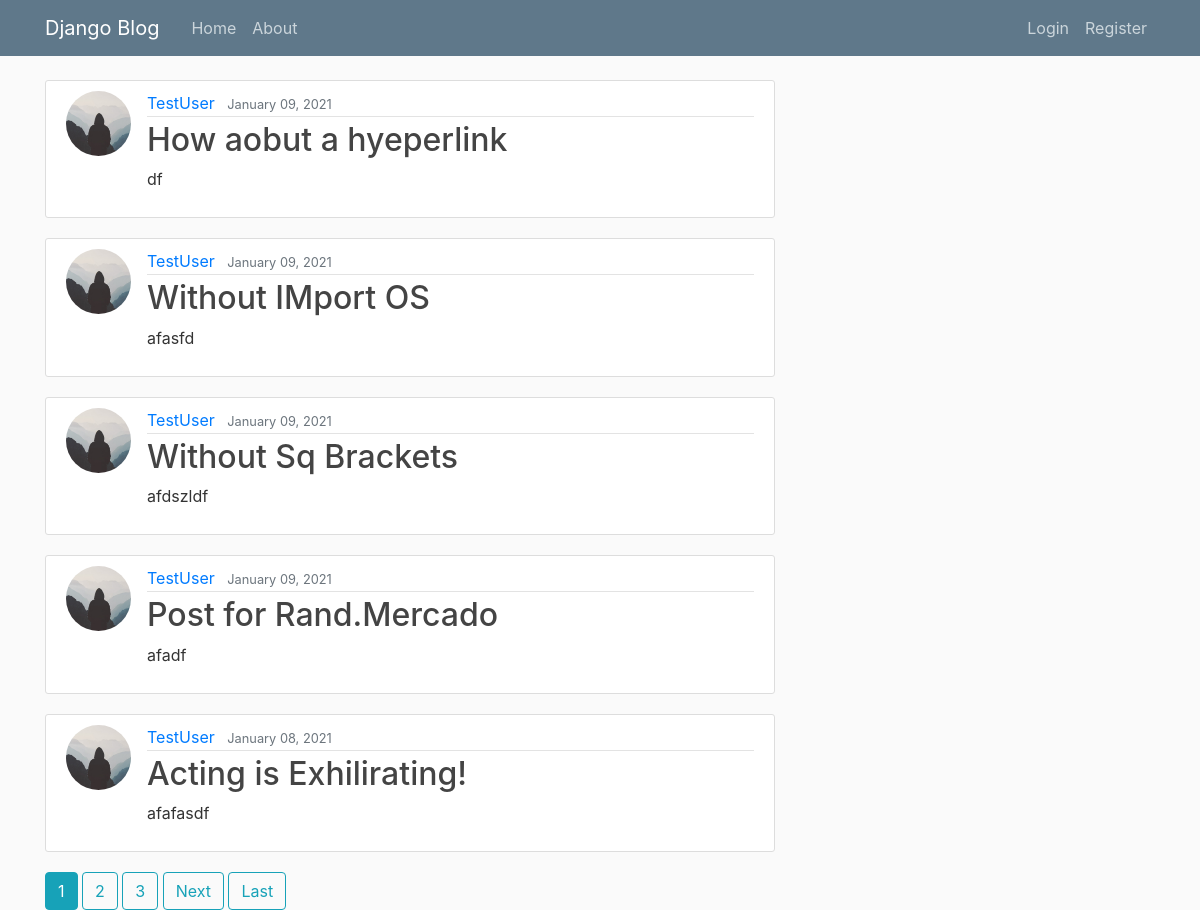
Before: / with the older database file.
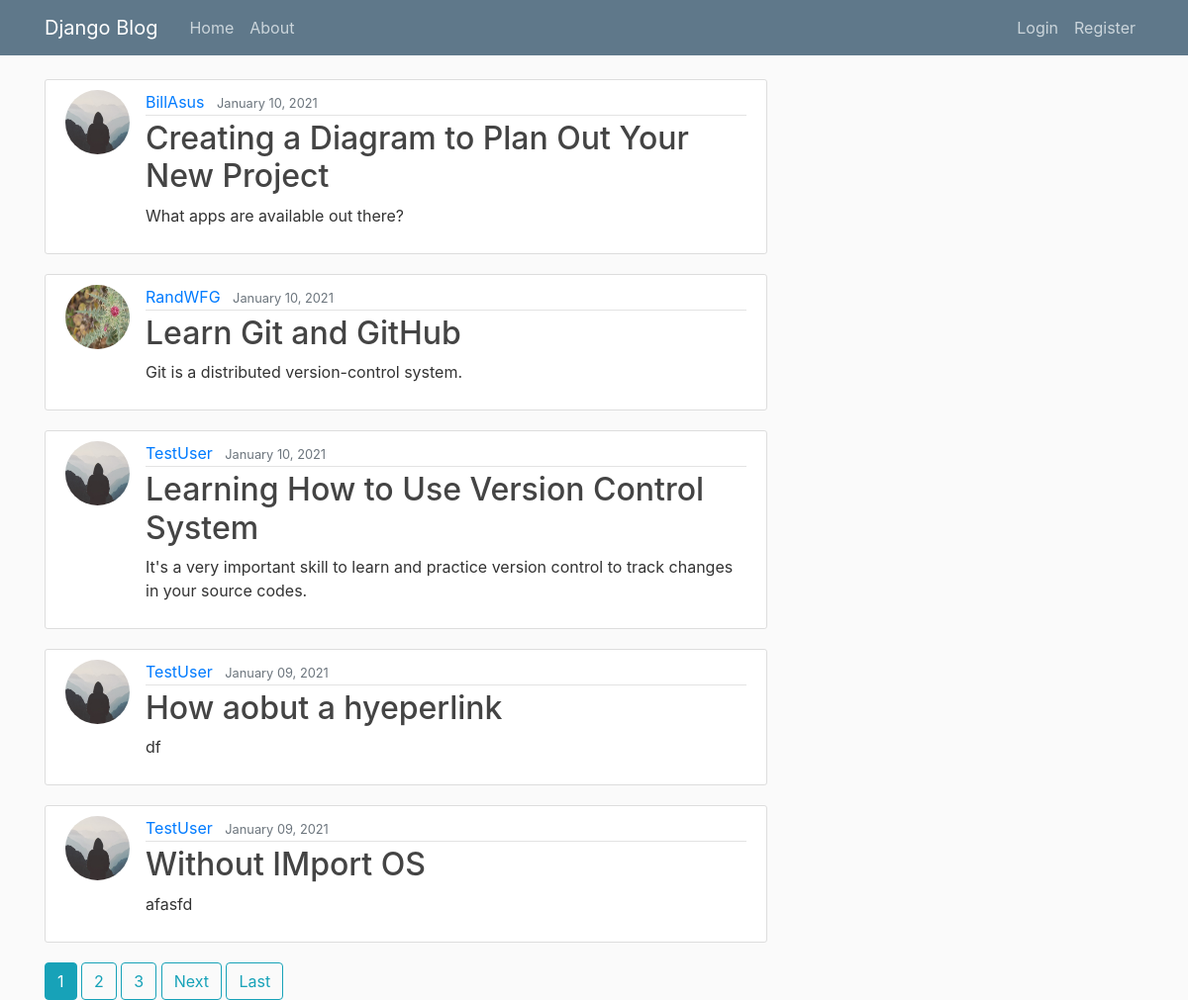
After: the same page with the newer database file.
### blog/models.py (models this page shows, shortened)
class Post(models.Model):
    title = models.CharField(max_length=100)
    content = models.TextField()
    date_posted = models.DateTimeField(default=timezone.now)
    author = models.ForeignKey(User, on_delete=models.CASCADE)

### users/models.py (models this page shows, shortened)
class Profile(models.Model):
    user = models.OneToOneField(User, on_delete=models.CASCADE)
    image = models.ImageField(default='default.jpg', upload_to='profile_pics')

### blog/views.py (the view)
# urls.py: path('', PostListView.as_view(), name='blog-home'),
class PostListView(ListView):
    model = Post
    template_name = 'blog/home.html'    # <app>/<model>_<viewtype>.html
    context_object_name = 'posts'
    ordering = ['-date_posted']
    paginate_by = 5

### blog/templates/blog/home.html (shortened to what this page needs)
{% extends "blog/base.html" %}
{% block content %}
    {% for post in posts %}
        <article class="media content-section">
          <img class="rounded-circle article-img" src="{{ post.author.profile.image.url }}">
          <div class="media-body">
            <div class="article-metadata">
              <a class="mr-2" href="{% url 'user-posts' post.author.username %}">{{ post.author }}</a>
              <small class="text-muted">{{ post.date_posted|date:"F d, Y"  }}</small>
            </div>
            <h2><a class="article-title" href="{% url 'post-detail' post.id %}">{{ post.title }}</a></h2>
            <p class="article-content">{{ post.content }}</p>
          </div>
        </article>
    {% endfor %}
    {% if is_paginated %}
        {% for num in page_obj.paginator.page_range %}
            {% if page_obj.number == num %}
                <a class="btn btn-info mb=4" href="?page={{ num }}">{{ num }}</a>
            {% elif num > page_obj.number|add:'-3' and num < page_obj.number|add:'3' %}
                <a class="btn btn-outline-info mb=4" href="?page={{ num }}">{{ num }}</a>
            {% endif %}
        {% endfor %}
        {% if page_obj.has_next %}
            <a class="btn btn-outline-info mb=4" href="?page={{ page_obj.next_page_number }}">Next</a>
            <a class="btn btn-outline-info mb=4" href="?page={{ page_obj.paginator.num_pages }}">Last</a>
        {% endif %}
    {% endif %}
{% endblock content %}

Changed rows visible on the page:
no longer on this page (row unchanged): Post: author.profile.image (placeholder picture), author "TestUser", date_posted "January 09, 2021", title "Without Sq Brackets", content "afdszldf"
no longer on this page (row unchanged): Post: author.profile.image (placeholder picture), author "TestUser", date_posted "January 09, 2021", title "Post for Rand.Mercado", content "afadf"
no longer on this page (row unchanged): Post: author.profile.image (placeholder picture), author "TestUser", date_posted "January 08, 2021", title "Acting is Exhilirating!", content "afafasdf"
added Post: author.profile.image (placeholder picture), author "BillAsus", date_posted "January 10, 2021", title "Creating a Diagram to Plan Out Your New Project", content "What apps are available out there?"
added Post: author.profile.image (picture), author "RandWFG", date_posted "January 10, 2021", title "Learn Git and GitHub", content "Git is a distributed version-control system."
added Post: author.profile.image (placeholder picture), author "TestUser", date_posted "January 10, 2021", title "Learning How to Use Version Control System", content "It's a very important skill to learn and practice version control to track changes in your source codes."
